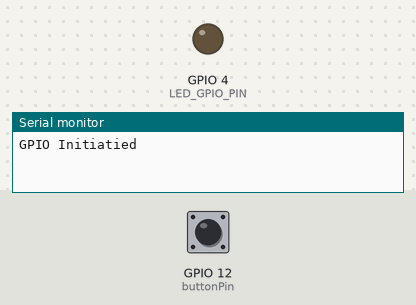
A sketch run on a simulated ESP32. On the bench: output pins drawn as LEDs (lit = HIGH), the last lines printed to the serial monitor. Inputs (shaded band) come from the test bench; at power-on: GPIO 12 (buttonPin) HIGH. The camera gives no picture.

Above: at 1.5 s.
1.6 s: GPIO 12 (buttonPin) pulled LOW for 3.2 s
At 2.8 s:
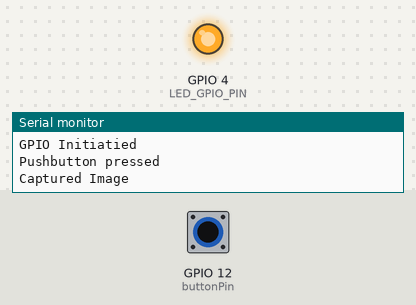
Timing chart, 0 to 7.7 s (numbered marks = the images above; inputs shaded):
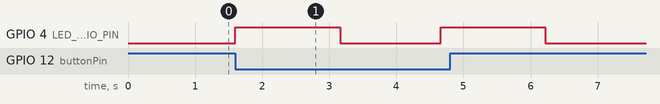

Measured:
- after the input at 1.6 s, GPIO 4 (LED_GPIO_PIN): alternates HIGH for 1.6 s and LOW for 1.5 s, 4 changes in all, then stays LOW, starting at once

The sketch:

ESP32cam_PB.ino
```cpp
#include <WiFi.h>
#include <PubSubClient.h>
#include <esp_camera.h>

// Replace with your network credentials
const char* ssid = "your_SSID";
const char* password = "your_PASSWORD";

// Replace with your MQTT broker IP address
const char* mqtt_server = "MQTT_BROKER_IP_ADDRESS";

// Replace with your MQTT broker username and password
const char* mqtt_username = "your_MQTT_username";
const char* mqtt_password = "your_MQTT_password";

// Initialize the MQTT client
WiFiClient espClient;
PubSubClient client(espClient);

// Define the GPIO pin for the button
const int buttonPin = 12;
const int LED_GPIO_PIN = 4;

void setup() {
  // Initialize the serial communication
  Serial.begin(115200);

  // Initialize the camera
  camera_config_t config;
  config.ledc_channel = LEDC_CHANNEL_0;
  config.ledc_timer = LEDC_TIMER_0;
  config.pin_d0 = 5;
  config.pin_d1 = 18;
  config.pin_d2 = 19;
  config.pin_d3 = 21;
  config.pin_d4 = 36;
  config.pin_d5 = 39;
  config.pin_d6 = 34;
  config.pin_d7 = 35;
  config.pin_xclk = 0;
  config.pin_pclk = 22;
  config.pin_vsync = 25;
  config.pin_href = 23;
  config.pin_sscb_sda = 26;
  config.pin_sscb_scl = 27;
  config.pin_pwdn = 32;
  config.pin_reset = -1;
  config.xclk_freq_hz = 20000000;
  config.pixel_format = PIXFORMAT_JPEG;
  config.frame_size = FRAMESIZE_VGA;
  config.jpeg_quality = 10;
  config.fb_count = 2;

  esp_err_t err = esp_camera_init(&config);
  if (err != ESP_OK) {
    Serial.printf("Camera init failed with error 0x%x", err);
    return;
  }

  // Connect to Wi-Fi network
  // WiFi.begin(ssid, password);
  // while (WiFi.status() != WL_CONNECTED) {
  //   delay(1000);
  //   Serial.println("Connecting to WiFi...");
  // }
  // Serial.println("Connected to WiFi");

  // // Connect to MQTT broker
  // client.setServer(mqtt_server, 1883);
  // while (!client.connected()) {
  //   Serial.println("Connecting to MQTT broker...");
  //   if (client.connect("ESP32camClient", mqtt_username, mqtt_password)) {
  //     Serial.println("Connected to MQTT broker");
  //   } else {
  //     Serial.print("Failed with state ");
  //     Serial.print(client.state());
  //     delay(2000);
  //   }
  // }

  // Initialize the button
  pinMode(buttonPin, INPUT_PULLUP);
  pinMode(LED_GPIO_PIN, OUTPUT);
  Serial.println("GPIO Initiatied");
}

void loop() {
  // Check if the button is pressed
  if (digitalRead(buttonPin) == LOW) {
    Serial.println("Pushbutton pressed");
    digitalWrite(LED_GPIO_PIN, HIGH);
    // Capture an image
    camera_fb_t* fb = esp_camera_fb_get();
    if (!fb) {
      Serial.println("Failed to capture image");
      return;
    }
    Serial.println("Captured Image");
    delay(1500);
    digitalWrite(LED_GPIO_PIN, LOW);
    // Publish the image to MQTT broker
    char topic[50];
    sprintf(topic, "ESP32cam/image/%d", millis());
    Serial.println(sprintf(topic, "ESP32cam/image/%d", millis()));
    // client.publish(topic, fb->buf, fb->len);
    Serial.println("connecting to broker");
    delay(1000);
    // Release the image buffer
    esp_camera_fb_return(fb);
    Serial.println("Image captured and published to MQTT broker");
    delay(500);
  }

  // Reconnect to MQTT broker if
    // disconnected
  // if (!client.connected()) {
  //   if (client.connect("ESP32camClient", mqtt_username, mqtt_password)) {
  //   Serial.println("Reconnected to MQTT broker");
  //   } else {
  //   Serial.print("Failed to reconnect to MQTT broker with state ");
  //   Serial.print(client.state());
  //   }
  // }

// Maintain the MQTT connection
// client.loop();
}
```
